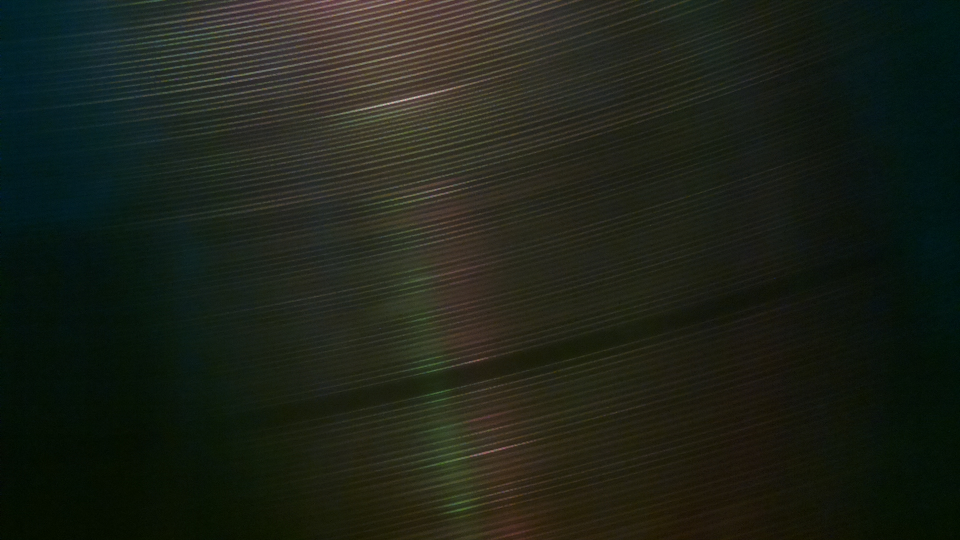
#> input picture sillons_2/sillon19.jpg, 1920 x 1080 px, given in place of sillon24.png, which was not available (shown at 1/2 size)
$ python match_pictures.py
#> lines starting #> are read from the running program, lines starting #| are printed output that depends on the picture; pictures that were not available may be replaced by others from this repository, and a replacement may not be noted
### utils.py
#!/usr/bin/env python3
# -*- coding: utf-8 -*-


# pip3 install opencv-python
import cv2
import numpy as np
import matplotlib.pyplot as plt
import numpy.polynomial.polynomial as poly
import time
import math
from copy import deepcopy

MIN_GAP_SONG = 30
AVG_WIDTH_FURROW = 16


def polyfit(total_bright, verb=''):
    '''
        Fits profile with polynoms to detect large gaps => change in songs
    '''
    x = list(range(len(total_bright)))
    coefs = poly.polyfit(x, total_bright, 5)
    y_base = poly.polyval(x, coefs)
    if 'v' in verb:
        plt.figure(1)
        plt.plot(x, total_bright, 'r--')
        plt.plot(x, y_base)
        plt.title('Polyfit')
        plt.show()

    y = total_bright - y_base
    y = [i+128 for i in y]

    detection = [softmax(i) for i in y]

    return detection

def exacerbate(total_bright, verb=''):
    """
        Fits closely profile to exacerbate furrows
    """
    x = list(range(len(total_bright)))

    y_base = []
    width = int(AVG_WIDTH_FURROW/2)
    for i in range(len(total_bright)):
        y_base.append(np.mean(total_bright[max(0, i-width):min(len(total_bright)-1, i+width)]))

    if 'v' in verb:
        plt.figure(1)
        plt.title('Local means (exacerbate)')
        plt.plot(x, total_bright, 'r--')
        plt.plot(x, y_base)
        plt.show()

    y = [tot - base for tot, base in zip(total_bright, y_base)]
    y = [i+128 for i in y]

    if 'v' in verb:
        plt.figure(2)
        plt.title('Intensity profile (exacerbate)')
        plt.plot(range(len(total_bright)), y)
        plt.show()

        plt.plot(range(len(total_bright)), [softmax(i) for i in y])
        plt.title('New intensity profile (exacerbate)')
        plt.show()

    detection = [softmax(i) for i in y]

    return detection

def compute_fringes_from_profile(detection):
    fringes = []
    for i in range(len(detection)):
        # saving start of anomaly with default end
        if detection[i] > 128 and (i == 0 or detection[i-1] <= 128):
            fringes.append([i, len(detection)-1])
        # saving end of anomaly in last elmt
        if detection[i] <= 128 and detection[i-1] > 128:
            if(len(fringes)-1 >= 0):
                fringes[len(fringes)-1][1] = i
    return fringes

def has_change_of_song(fringes):
    for fringe1, fringe2 in zip(fringes[:-1], fringes[1:]):
        if fringe2[0] - fringe1[1] > MIN_GAP_SONG:
            return (fringe1[1], fringe2[0])
    return False

# [19 lines left out: function remove_forks, not called in this run]

def load_image(path):
#> called with path = 'sillons_cadres/sillon24.png'
    return cv2.imread(path)
#> returned value is the input picture: shape (1080, 1920, 3); mean B, G, R 24.6, 34.2, 29.3


# [5 lines left out: function show_image, not called in this run]

def rotate_image(img, theta):
    rows,cols,rgb = img.shape
    M = cv2.getRotationMatrix2D((cols/2,rows/2),theta,1)
    dst = cv2.warpAffine(img,M,(cols,rows))
    return dst

def crop_image(img, how='half'):
    if how is 'half':
        rows,cols,rgb = img.shape
        crop_img = img[int(0.25*rows):int(0.75*rows), int(0.25*cols):int(0.75*cols)] # Crop from x, y, w, h -> 100, 200, 300, 400
        # NOTE: its img[y: y + h, x: x + w] and *not* img[x: x + w, y: y + h]
        return crop_img
    else:
        rows,cols,rgb = img.shape
        crop_img = img[int(0.5*rows - how/2):int(0.5*rows + how/2), int(0.5*cols - how/2):int(0.5*cols + how/2)] # Crop from x, y, w, h -> 100, 200, 300, 400
        # NOTE: its img[y: y + h, x: x + w] and *not* img[x: x + w, y: y + h]
        return crop_img

def softmax(x):
    return 255/(1+math.exp(-(x-128)))

# [4 lines left out: function part, not called in this run]

# see if the image is correctly oriented : var max
def compute_variance(total_bright):
    return np.var(total_bright)

def find_rotation(img, verb=''):
#> called with verb = ''
    steps = [1, 0.1]
    theta_extremum = [40, 110] # 0,180 you can reduce if you have a basic estimate
    for step in steps:
        theta_range = np.arange(theta_extremum[0], theta_extremum[1], step)
        is_first = (step is steps[0])
        best_theta = get_rotation_with_higher_variance(img, theta_range, step, is_first, verb)
        theta_extremum = [best_theta - 2*step, best_theta + 2*step]
#> this loop made 2 passes
#> best_theta on pass 1: 76
#> pass 1, in rotate_image, `dst = cv2.warpAffine(img,M,(cols,rows))`:
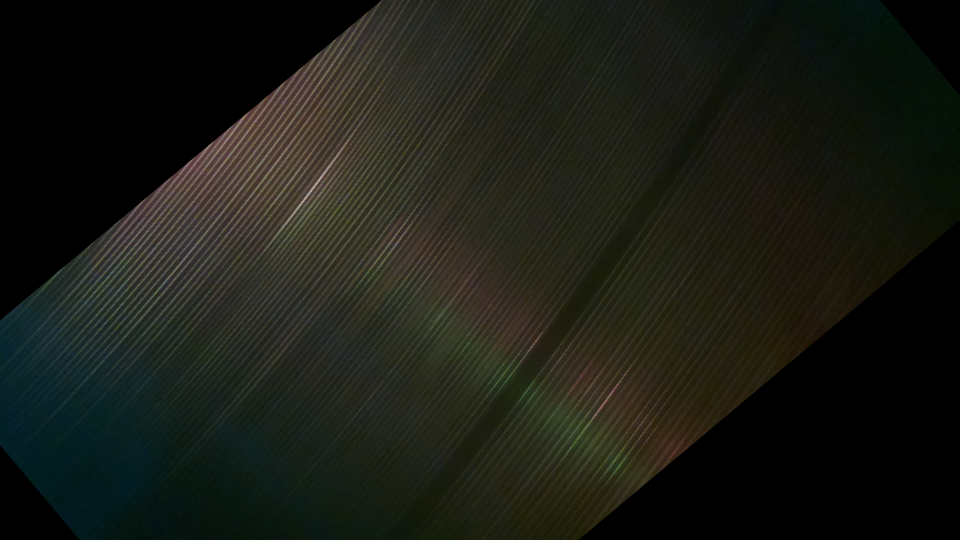
#> dst: shape (1080, 1920, 3) (shown at 1/2 size); mean B, G, R 21, 28.6, 26.6
#> pass 1, in crop_image, `crop_img = img[int(0.5*rows - how/2):int(0.5*rows + how/2), int(0.5*co..`:
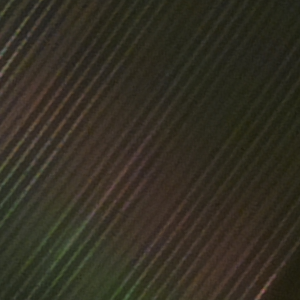
#> crop_img: shape (300, 300, 3); mean B, G, R 34.7, 46.8, 51.1
    if 'v' in verb:
        print('Best', best_theta)
    return best_theta

def get_rotation_with_higher_variance(img, theta_range, step, is_first, verb):
    """
        Returns the theta for which a singularity has been detected
    """
    var_range = []
    for theta in theta_range:
        variance = compute_variance_of_rotated_img(img, theta)
        var_range.append(variance)
    # print(var_range)

    # Detect singularity which is not always the argmax
    # Plot for more details
    if is_first:
        y_base = []
        width = 5
        for i in range(len(var_range)):
            y_base.append(np.mean(var_range[max(0, i-width):min(len(var_range)-1, i+width)]))

        x = theta_range
        if 'v' in verb:
            plt.figure(1)
            plt.title('Fitting the global shape')
            plt.plot(x, var_range)
            plt.plot(x, y_base, 'r--')
            plt.show()

        var_range = [var - base for var, base in zip(var_range, y_base)]
        # cut extremmities
        for i, var in enumerate(var_range):
            if i < width or i >= len(var_range) - width:
                var_range[i] = 0

    best_theta = theta_range[np.argmax(var_range)]
    return best_theta

def compute_variance_of_rotated_img(img, theta):
    img2 = deepcopy(img)
    img2 = rotate_image(img2, theta)
    img2 = crop_image(img2, how=300)
    h, w, _ = img2.shape
    total_bright = [np.mean(img2[:, i]) for i in range(w)]
    return compute_variance(total_bright)


def fringes_to_gaps(fringes):
    l_left = fringes[:-1]
    l_right = fringes[1:]
    gaps = []
    for i1, i2 in zip(l_left, l_right):
        gap = i2 - i1
        gaps.append(gap)
    return gaps


### furrows_detector.py
#!/usr/bin/env python3
# -*- coding: utf-8 -*-
"""
Created on Sat May 13 14:20:58 2017

@author: ryffel
"""
# pip3 install opencv-python
import cv2
import numpy as np
import matplotlib.pyplot as plt
import time
import math

from utils import *


#Should have shape > 600x600
path = 'sillons_cadres/sillon26.png'
#path = 'sillons_2/sillon19.jpg'
def get_furrows_gap(path, verb=''):
    start_time = time.time()

    # I. Define orientation
    if 'v' in verb:
        part('I. Define orientation')
    img = load_image(path)

    theta = find_rotation(img, verb)


    # II. Count sillons
    if 'v' in verb:
        part('II. Count sillons')
    img = load_image(path)

    img = rotate_image(img, theta)
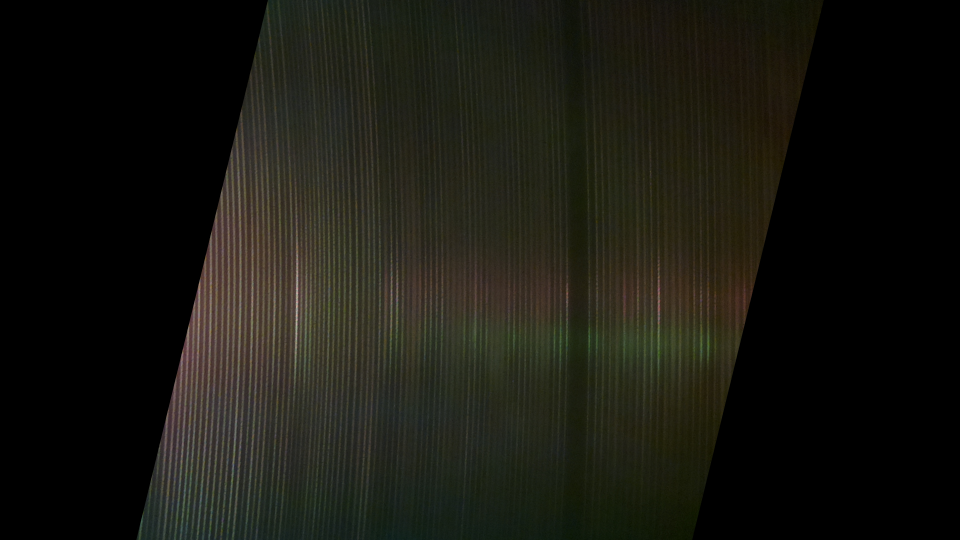
#> img: shape (1080, 1920, 3) (shown at 1/2 size); mean B, G, R 17.4, 24.4, 24.8
    # show_image(img, 'Rotated image '+str(theta)+'°')

    img = crop_image(img, how=300)
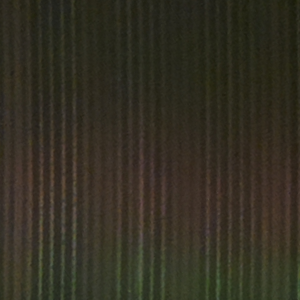
#> img: shape (300, 300, 3); mean B, G, R 34.7, 47.3, 51.3
    if 'v' in verb:
        show_image(img, 'Croped image')


    # Last things to do
    h, w, _ = img.shape

    total_bright = [np.mean(img[:, i]) for i in range(w)]

    # Polyfit and exacerbate have the same role, but polyfit
    # excels in detecting gap between songs et exarcerbate in detecting
    # small furrows
    detection = polyfit(total_bright, verb)
    fringes = compute_fringes_from_profile(detection)

    ## detection of gap betwen songs
    if has_change_of_song(fringes) is not False:
#> the loop in has_change_of_song, `for fringe1, fringe2 in zip(fringes[:-1], fringes[1:]):` made 26 passes
#> (fringe1, fringe2) on passes 1 to 12: ([4, 9], [14, 22]), ([14, 22], [26, 32]), ([26, 32], [39, 43]), ([39, 43], [50, 54]), ([50, 54], [61, 65]), ([61, 65], [72, 77]), ([72, 77], [83, 88]), ([83, 88], [94, 99]), ([94, 99], [106, 111]), ([106, 111], [116, 121]), ([116, 121], [128, 132]), ([128, 132], [138, 144])
        end_song, start_song = has_change_of_song(fringes)
        song_gap = start_song - end_song
        if 'v' in verb:
            print('gap detected', end_song, start_song, song_gap)
        detection1 = exacerbate(total_bright[:end_song], verb)
        fringes1 = compute_fringes_from_profile(detection1)
        fringes1 = [round((e[0]+e[1])/2) for e in fringes1]
        detection2 = exacerbate(total_bright[start_song:], verb)
        fringes2 = compute_fringes_from_profile(detection2)
        fringes2 = [round((e[0]+e[1])/2) for e in fringes2]
        if 'v' in verb:
            print('There are', len(fringes1), 'sillons in the last song')
            print(fringes1)
            print('There is a change of song')
            print('There are', len(fringes2), 'sillons in the new song')
            print(fringes2)
        gaps = fringes_to_gaps(fringes1) + [song_gap] + fringes_to_gaps(fringes2)

    else:
        detection = exacerbate(total_bright, verb)
        fringes = compute_fringes_from_profile(detection)
        fringes = [round((e[0]+e[1])/2) for e in fringes]
        # fringes = remove_forks(fringes)
        if 'v' in verb:
            print(fringes)
            print('There are', len(fringes), 'sillons')
        gaps = fringes_to_gaps(fringes)
#> the loop in fringes_to_gaps, `for i1, i2 in zip(l_left, l_right):` made 26 passes
#> (i1, i2) on passes 1 to 12: (6, 18), (18, 30), (30, 41), (41, 52), (52, 63), (63, 74), (74, 86), (86, 97), (97, 108), (108, 119), (119, 130), (130, 142)

    if 'v' in verb:
        print(time.time() - start_time, 'seconds')
    print(gaps)
#| [12, 12, 11, 11, 11, 11, 12, 11, 11, 11, 11, 12, 10, 12, 10, 12, 11, 11, 10, 12, 12, 10, 12, 12, 12, 10]
    return gaps

# [2 lines that do not run on import are left out]

### match_pictures.py
#!/usr/bin/env python3
# -*- coding: utf-8 -*-
"""
Created on Sat May 13 14:20:58 2017

@author: ryffel
"""
# pip3 install opencv-python
import cv2
import numpy as np
import matplotlib.pyplot as plt
import time
import math

from utils import *
from furrows_detector import get_furrows_gap

paths = [24,25,26,27]
gaps_list = []
for idx in paths:
    path = 'sillons_cadres/sillon' + str(idx) + '.png'
    print(path)
    gaps = get_furrows_gap(path)
    gaps_list.append(gaps)
#> pass 2 of the loop `for idx in paths:`:
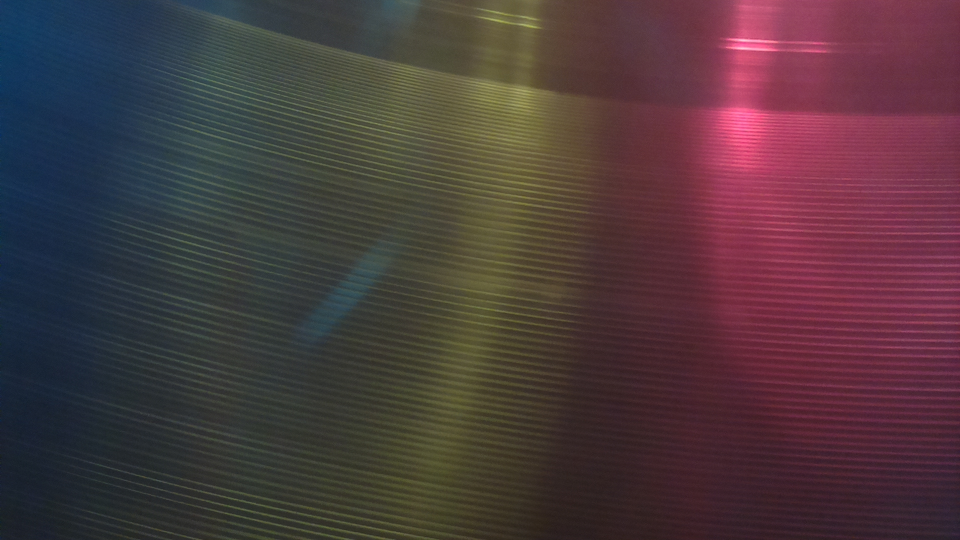
#> input picture sillons_2/sillon1.jpg, 1920 x 1080 px, given in place of sillon25.png, which was not available (shown at 1/2 size)
#> in load_image, returned value is the input picture: shape (1080, 1920, 3); mean B, G, R 61.3, 57.7, 76.6
#> the loop in find_rotation (call 2), `for step in steps:` made 2 passes
#> pass 1, in rotate_image (call 112), `dst = cv2.warpAffine(img,M,(cols,rows))`:
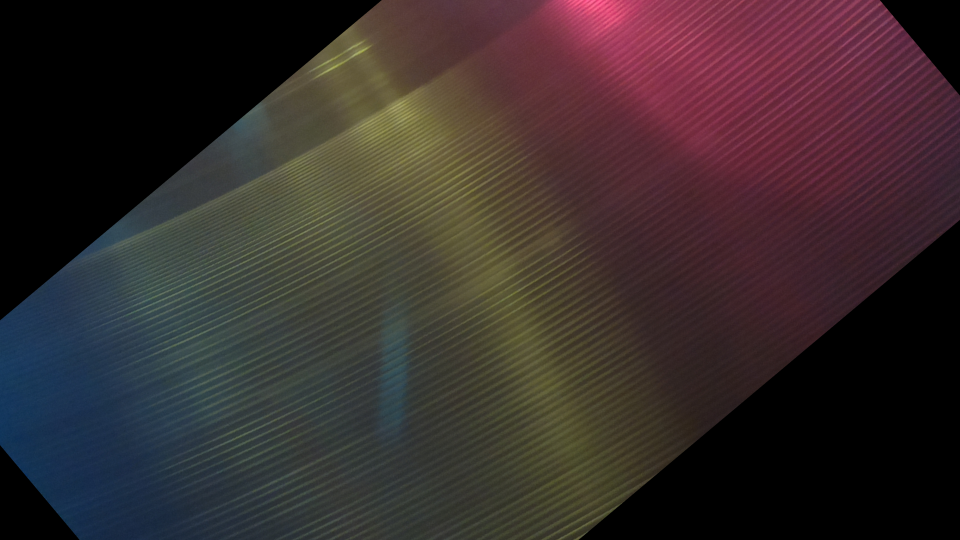
#> dst: shape (1080, 1920, 3) (shown at 1/2 size); mean B, G, R 44.5, 44.6, 55.6
#> in get_furrows_gap (call 2), `img = crop_image(img, how=300)`:
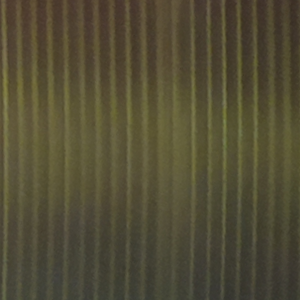
#> img: shape (300, 300, 3); mean B, G, R 53.5, 77.2, 82.9
#> the loop in has_change_of_song (call 2), `for fringe1, fringe2 in zip(fringes[:-1], fringes[1:]):` made 19 passes
#> (fringe1, fringe2) on passes 1 to 8: ([3, 8], [17, 23]), ([17, 23], [32, 38]), ([32, 38], [48, 54]), ([48, 54], [63, 70]), ([63, 70], [79, 85]), ([79, 85], [94, 100]), ([94, 100], [110, 115]), ([110, 115], [126, 131])
#> the loop in fringes_to_gaps (call 2), `for i1, i2 in zip(l_left, l_right):` made 19 passes
#> (i1, i2) on passes 1 to 8: (6, 20), (20, 35), (35, 50), (50, 66), (66, 82), (82, 97), (97, 113), (113, 128)
#| [14, 15, 15, 16, 16, 15, 16, 15, 16, 16, 16, 16, 18, 14, 15, 16, 15, 16, 12]
#> pass 3 of the loop `for idx in paths:`:
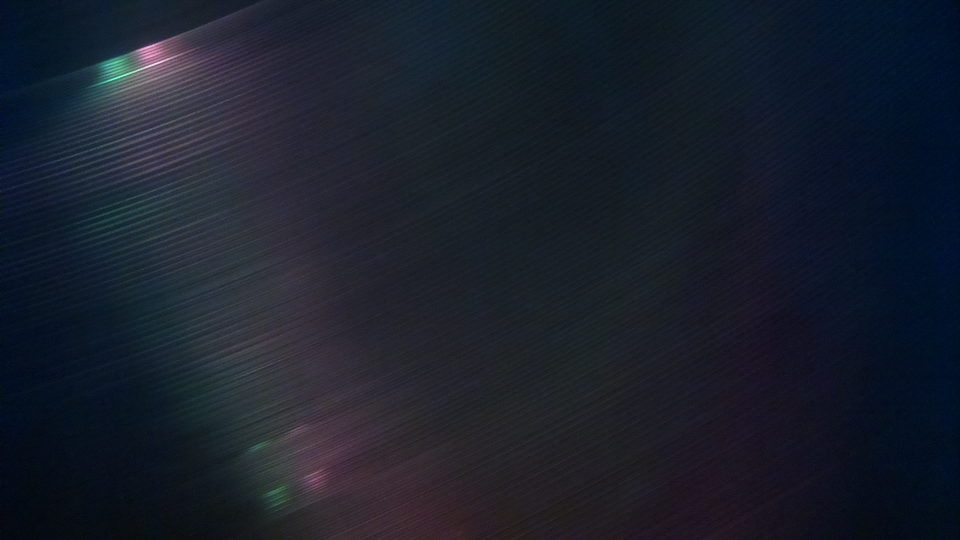
#> input picture sillons_2/sillon26.jpg, 1920 x 1080 px, given in place of sillon26.png, which was not available (shown at 1/2 size)
#> in load_image, returned value is the input picture: shape (1080, 1920, 3); mean B, G, R 43.3, 31.5, 25.8
#> the loop in find_rotation (call 3), `for step in steps:` made 2 passes
#> pass 1, in crop_image (call 223), `crop_img = img[int(0.5*rows - how/2):int(0.5*rows + how/2), int(0.5*co..`:
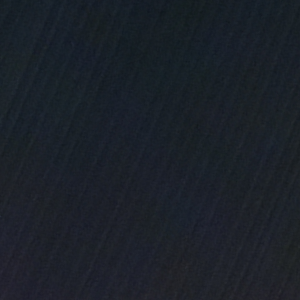
#> crop_img: shape (300, 300, 3); mean B, G, R 40.3, 32.5, 27.1
#> in get_furrows_gap (call 3), `img = rotate_image(img, theta)`:
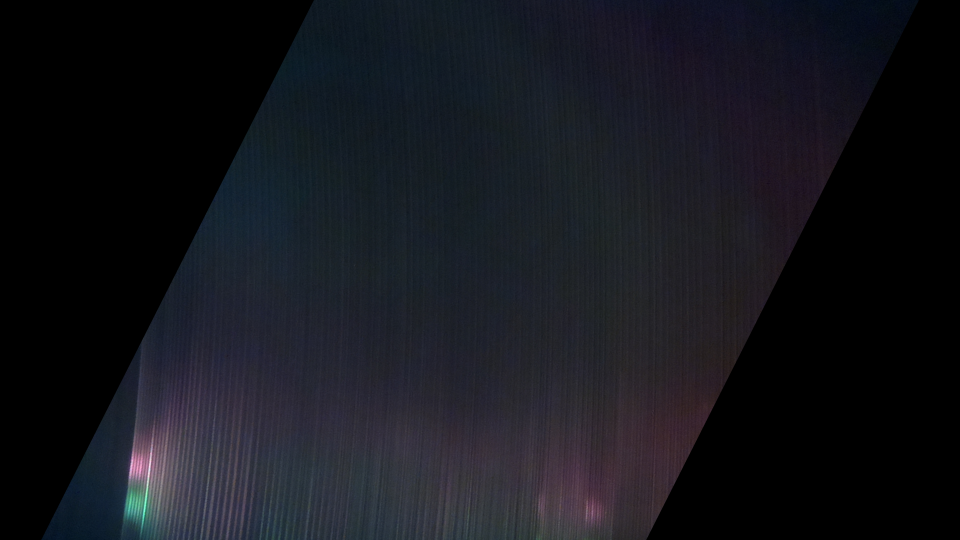
#> img: shape (1080, 1920, 3) (shown at 1/2 size); mean B, G, R 28.7, 22.6, 21.3
#| [10, 13, 13, 13, 13, 12, 13, 14, 13, 13, 13, 12, 13, 13, 13, 12, 13, 12, 8, 6, 14, 12, 12, 10, 6]
#> the loop made 4 passes; the first 3 are shown

gaps_merged = gaps_list[0]
for i in range(1, len(gaps_list)):
#> (the run stopped early here; a loop or call above may not have finished)
